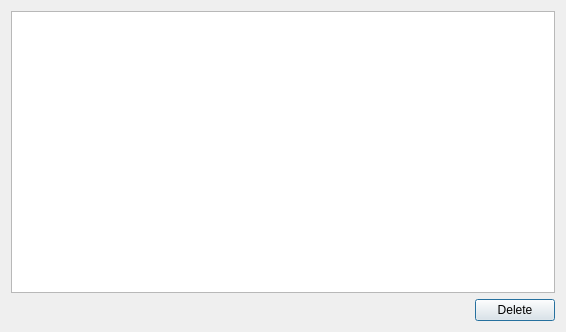
<?xml version="1.0" encoding="UTF-8"?>
<ui version="4.0">
 <class>DeleteExercise</class>
 <widget class="QDialog" name="DeleteExercise">
  <property name="geometry">
   <rect>
    <x>0</x>
    <y>0</y>
    <width>566</width>
    <height>332</height>
   </rect>
  </property>
  <property name="windowTitle">
   <string>Dialog</string>
  </property>
  <layout class="QVBoxLayout" name="verticalLayout_2">
   <item>
    <layout class="QVBoxLayout" name="verticalLayout">
     <item>
      <widget class="QListWidget" name="listWidget">
       <property name="font">
        <font>
         <pointsize>13</pointsize>
         <italic>true</italic>
         <bold>true</bold>
        </font>
       </property>
      </widget>
     </item>
     <item>
      <layout class="QHBoxLayout" name="horizontalLayout">
       <item>
        <spacer name="horizontalSpacer">
         <property name="orientation">
          <enum>Qt::Horizontal</enum>
         </property>
         <property name="sizeHint" stdset="0">
          <size>
           <width>138</width>
           <height>20</height>
          </size>
         </property>
        </spacer>
       </item>
       <item>
        <widget class="QPushButton" name="deleteButton">
         <property name="text">
          <string>Delete</string>
         </property>
        </widget>
       </item>
      </layout>
     </item>
    </layout>
   </item>
  </layout>
 </widget>
 <resources/>
 <connections/>
</ui>
